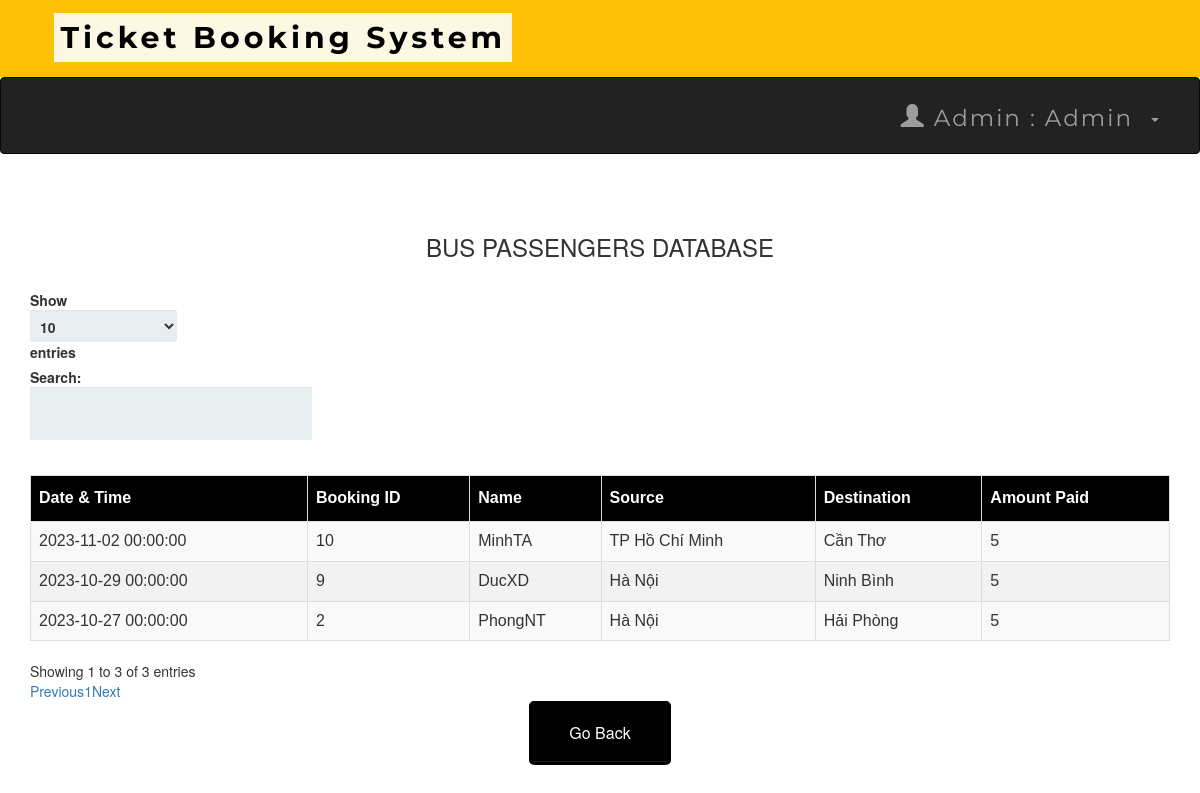
Page /adminbusdb.php (signed in) on the committed database.
### tables this page shows
CREATE TABLE `bustransactions` (
  `T_No.` int(10) NOT NULL,
  `email` varchar(50) NOT NULL,
  `source` varchar(50) NOT NULL,
  `dest` varchar(50) NOT NULL,
  `Name` varchar(50) NOT NULL,
  `Bus_No` int(11) NOT NULL,
  `NoOfpass` int(11) NOT NULL,
  `card_no` int(25) NOT NULL,
  `expmonth` int(2) NOT NULL,
  `expyear` int(2) NOT NULL,
  `cvv` int(3) NOT NULL,
  `pin` int(4) NOT NULL,
  `Date` datetime NOT NULL DEFAULT current_timestamp(),
  `Amt` int(10) NOT NULL
);

### adminbusdb.php (the view, shortened to what this page needs)
<?php
include 'connect.php';
include 'adminheader.php';
?>
<!DOCTYPE html>
<html>
<link rel='stylesheet' href='index.css'>
<head>
     <link rel="stylesheet" href="https://maxcdn.bootstrapcdn.com/bootstrap/3.3.6/css/bootstrap.min.css" />
     <link rel="stylesheet" href="https://cdn.datatables.net/1.10.12/css/dataTables.bootstrap.min.css" />
</head>
<body>
     <br /><br />
     <div class="container">
          <h3 align="center">BUS PASSENGERS DATABASE</h3>
          <br />
          <div class="table-responsive">
               <table id="data" class="table table-striped table-bordered">
                    <thead>
                         <tr>
                              <th> Date & Time</th>
                              <th> Booking ID </th>
                              <th> Name </th>
                              <th> Source </th>
                              <th> Destination </th>
                              <th> Amount Paid</th>
                         </tr>
                    </thead>
                    <tbody>
                         <?php
                         $result = mysqli_query($connect, "select * From bustransactions");
                         while ($row = mysqli_fetch_assoc($result)) :
                         ?>
                              <tr>
                                   <td><?php echo $row['Date']; ?></td>
                                   <td><?php echo $row['T_No.']; ?></td>
                                   <td><?php echo $row['Name']; ?></td>
                                   <td><?php echo $row['source']; ?></td>
                                   <td><?php echo $row['dest']; ?></td>
                                   <td><?php echo $row['Amt']; ?></td>
                              </tr>
                         <?php endwhile; ?>
                    </tbody>
               </table>
          </div>
     </div>
</body>
</html>
<table align='center'>
     <tr>
          <td><a href='admin.php'><button style="background-color: black ; border-color:black "><span style="color:white">Go Back </span> </button></a></td>
     </tr>

### adminheader.php (shortened to what this page needs)
<head>
  <link rel="stylesheet" href="https://maxcdn.bootstrapcdn.com/bootstrap/3.4.0/css/bootstrap.min.css">
  <link rel="stylesheet" href="https://maxcdn.bootstrapcdn.com/bootstrap/3.4.1/css/bootstrap.min.css">
  <link rel="stylesheet" href="https://maxcdn.bootstrapcdn.com/bootstrap/3.4.1/css/bootstrap.min.css">
</head>
<nav class="navvvvvvbar navvvvvvbar-default navvvvvvbar-fixed-top">
  <div class="navvvvvvbar-brand navvvvvvbar-center">
    <b>
      &nbsp&nbsp&nbsp<mark>Ticket Booking System</mark>
    </b>
  </div>
</nav>
<nav class="navbar navbar-inverse">
  <div class="container-fluid">
    <div class="collapse navbar-collapse " id="myNavbar">
      <ul class="nav navbar-nav navbar-right">
        <li class="dropdown"><a class="dropdown-toggle" data-toggle="dropdown" href="#"><span class="glyphicon glyphicon-user"></span>
            Admin : <?php echo " " . $_SESSION['name'] . "" ?> &nbsp<span class="caret"></span></a>
    </div>
  </div>
</nav>
</html>

### index.css (style rules this page uses)
*, *:before, *:after { -moz-box-sizing: border-box; -webkit-box-sizing: border-box; box-sizing: border-box; }
a { text-decoration:none; }
td { text-align: center; }
button { padding: 19px 39px 18px 39px; color: #FFF; background-color: #a8db34; font-size: 18px; text-align: center; font-style: normal; border-radius: 5px; width: 100%; border: 1px solid #71db34; border-width: 1px 1px 3px; box-shadow: 0 -1px 0 rgba(255,255,255,0.1) inset; margin-bottom: 10px; }

### adminheader.php (style rules this page uses)
.navbar { margin-bottom: 50px; border-radius: 0; font-family: Montserrat, sans-serif; margin-bottom: 0; border: 0; font-size: 23px !important; letter-spacing: 2px; opacity: 2; padding: 10px; }
.navvvvvvbar { font-family: Montserrat, sans-serif; margin-bottom: 0; background-color: #FFC107; border: 0; font-size: 30px !important; letter-spacing: 4px; text-align: left; padding: 17px; color: black; font-weight: 40000; }

### adminbusdb.php (style rules this page uses)
table#data { font-size: 16px; font-family: "Trebuchet MS", Arial, Helvetica, sans-serif; border-collapse: collapse; border-spacing: 0; width: 100%; }
#data td, #data th { border: 1px solid #ddd; text-align: left; padding: 8px; }
#data tr:nth-child(even) { background-color: #f2f2f2 }
#data th { padding-top: 11px; padding-bottom: 11px; background-color: black; color: white; }

### rows in the picture
bustransactions: Date "2023-10-27 00:00:00", value "2", Name "PhongNT", source "Hà Nội", dest "Hải Phòng", Amt "5"
bustransactions: Date "2023-10-29 00:00:00", value "9", Name "DucXD", source "Hà Nội", dest "Ninh Bình", Amt "5"
bustransactions: Date "2023-11-02 00:00:00", value "10", Name "MinhTA", source "TP Hồ Chí Minh", dest "Cần Thơ", Amt "5"

### other values in the picture
$_SESSION['name'] "Admin"
